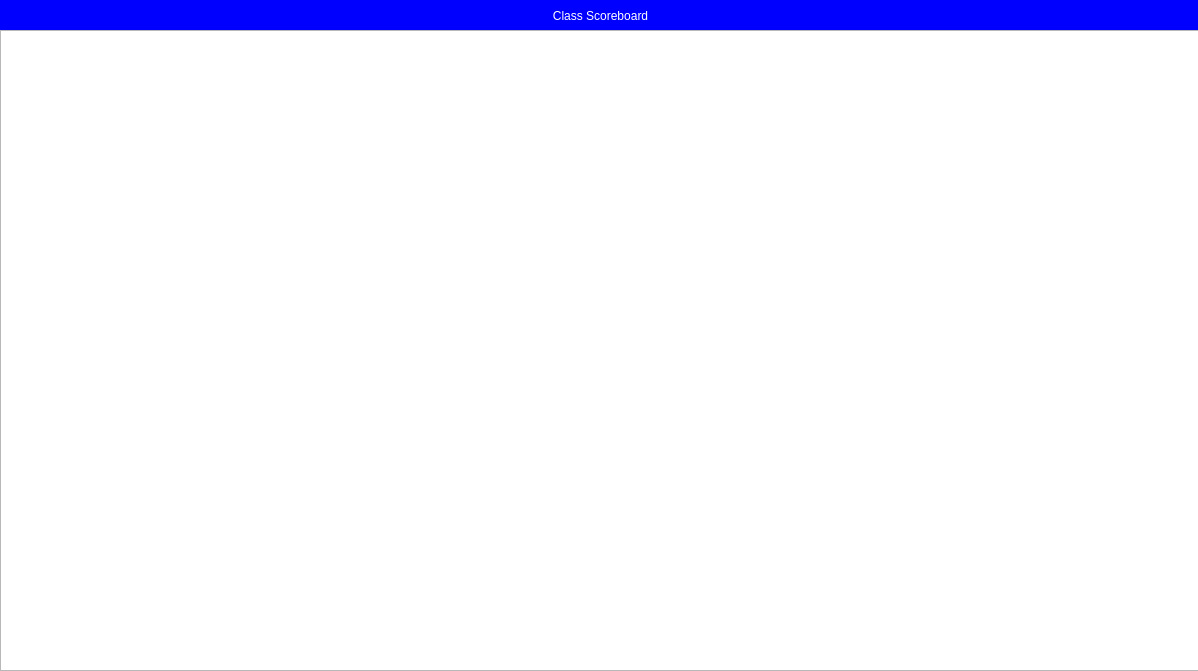
<?xml version="1.0" encoding="UTF-8"?>
<ui version="4.0">
 <class>ScoreboardClass</class>
 <widget class="QDialog" name="ScoreboardClass">
  <property name="geometry">
   <rect>
    <x>0</x>
    <y>0</y>
    <width>1198</width>
    <height>671</height>
   </rect>
  </property>
  <property name="windowTitle">
   <string>Dialog</string>
  </property>
  <widget class="QPushButton" name="pushButton">
   <property name="geometry">
    <rect>
     <x>0</x>
     <y>0</y>
     <width>1201</width>
     <height>31</height>
    </rect>
   </property>
   <property name="styleSheet">
    <string notr="true">QPushButton
{
    border : none;
   color : white;
   background-color : blue;
	font: 700 14pt &quot;Arial&quot;;
   border-radius : 30px;
}</string>
   </property>
   <property name="text">
    <string>Class Scoreboard</string>
   </property>
  </widget>
  <widget class="QTableWidget" name="tableWidget_Scoreboard">
   <property name="geometry">
    <rect>
     <x>0</x>
     <y>30</y>
     <width>1201</width>
     <height>641</height>
    </rect>
   </property>
  </widget>
 </widget>
 <resources/>
 <connections/>
</ui>
